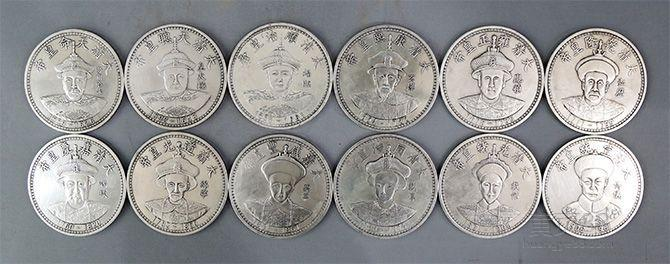
#> input picture opencv/circle_test.jpg, 670 x 264 px, found by its file name
$ python example19.py
#> lines starting #> are read from the running program, lines starting #| are printed output that depends on the picture; after the words box and inside, x2 and y2 are one past the last pixel; in counts of white or black regions, pixels touching at a corner belong together; long printed decimals are rounded
#> further down, src is the input picture: shape (264, 670, 3); mean B, G, R 147.7, 147.8, 148.5
# 圆检测
# 发现可能的圆心


'''

cv2.HoughCircles(image, method, dp, minDist[, circles[, param1[, param2[, minRadius[, maxRadius]]]]]) → circles
参数说明:
image- 8位，单通道，灰度输入图像。
circles- 找到的圆的输出向量。每个向量被编码为3元素的浮点向量 （x，y，半径）。
circle_storage - 在C函数中，这是一个将包含找到的圆的输出序列的内存存储。
method- 使用检测方法。目前，唯一实现的方法是 CV_HOUGH_GRADIENT，基本上是 21HT，在[Yuen90]中有描述 。
dp - 累加器分辨率与图像分辨率的反比。例如，如果 dp = 1，则累加器具有与输入图像相同的分辨率。如果 dp = 2，则累加器的宽度和高度都是一半。
minDist -检测到的圆的中心之间的最小距离。如果参数太小，除了真正的参数外，可能会错误地检测到多个邻居圈。如果太大，可能会错过一些圈子。
param1 - 第一个方法特定的参数。在CV_HOUGH_GRADIENT的情况下， 两个传递给Canny（）边缘检测器的阈值较高（较小的两个小于两倍）。
param2 - 第二种方法参数。在CV_HOUGH_GRADIENT的情况下
，它是检测阶段的圆心的累加器阈值。越小，可能会检测到越多的虚假圈子。首先返回对应于较大累加器值的圈子。
minRadius -最小圆半径。
maxRadius - 最大圆半径。
'''
import cv2 as cv
import numpy as np

def circle_detection(image):
    dst = cv.pyrMeanShiftFiltering(image, 6, 20)
    gray = cv.cvtColor(dst, cv.COLOR_BGR2GRAY)
    cv.imshow("gary",gray)
    circles = cv.HoughCircles(gray, cv.HOUGH_GRADIENT, 1, 100, param1=50, param2=40,minRadius=1, maxRadius=100)
#> circles = [[311.5, 124.5, 99.4], [411.5, 136.5, 95], [174.5, 73.5, 49.9], [177.5, 185.5, 49.9], [495.5, 79.5, 53.2], [597.5, 75.5, 47.6], [74.5, 88.5, 45.5], [565.5, 175.5, 49.9], [58.5, 188.5, 30.8], [272.5, 218.5, 17.7]]
    circles = np.uint16(np.around(circles))
#> circles = [[312, 124, 99], [412, 136, 95], [174, 74, 50], [178, 186, 50], [496, 80, 53], [598, 76, 48], [74, 88, 46], [566, 176, 50], [58, 188, 31], [272, 218, 18]]
    print(circles)
#| [[[312 124  99]
#|   [412 136  95]
#|   [174  74  50]
#|   [178 186  50]
#|   [496  80  53]
#|   [598  76  48]
#|   [ 74  88  46]
#|   [566 176  50]
#|   [ 58 188  31]
#|   [272 218  18]]]
    # 1是两个圆的最小距离，最后设为0表示不定义
    for i in circles[0, :, :]:
        cv.circle(image, (i[0], i[1]), i[2], (0, 0, 255), 2)
        cv.circle(image, (i[0], i[1]), 2, (255, 0, 0), 2)
#> this loop made 10 passes
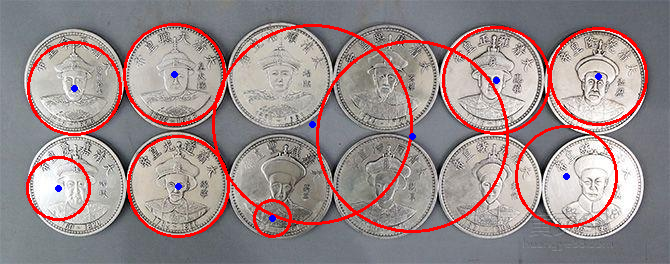
#> image: shape (264, 670, 3); 5.82% of pixels changed, all inside (x1, y1, x2, y2) = (26, 23, 648, 238)
    cv.imshow("circles", image)


# ----------------------------------
print("Hello to Opencv world")
src = cv.imread("F:\\pythonwork\\opencv\\circle_test.jpg")  # 地址
# cv.namedWindow("input image", cv.WINDOW_AUTOSIZE) # 窗口设置名称，自由尺寸
# cv.imshow("origin", src)
t1 = cv.getTickCount()

circle_detection(src)

t2 = cv.getTickCount()
print((t2 - t1) / cv.getTickFrequency() * 1000)
#| 1834.112
cv.waitKey(00)

cv.destroyAllWindows()

$ run again, with opencv/face1.jpg copied over opencv/circle_test.jpg
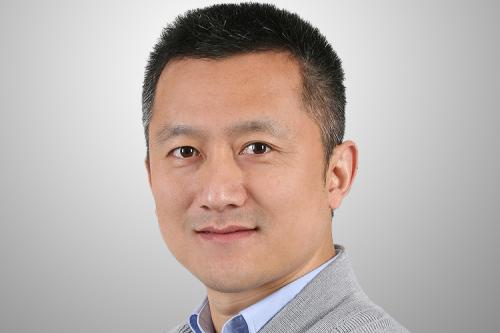
#> input picture opencv/face1.jpg, 500 x 333 px, found by its file name
#> src is the input picture: shape (333, 500, 3); mean B, G, R 169.2, 174.4, 186.7
#> in circle_detection, `gray = cv.cvtColor(dst, cv.COLOR_BGR2GRAY)`:
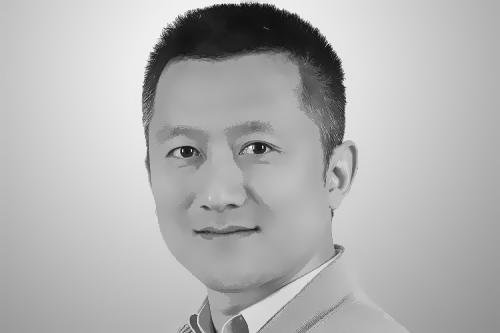
#> gray: shape (333, 500); min 1, max 249, mean 177.7
#> in circle_detection, `circles = cv.HoughCircles(gray, cv.HOUGH_GRADIENT, 1, 100, param1=50, ..`: circles = [[252.5, 139.5, 19.4]]
#> in circle_detection, `circles = np.uint16(np.around(circles))`: circles = [[252, 140, 19]]
#| [[[252 140  19]]]
#> the loop in circle_detection, `for i in circles[0, :, :]:` made 1 pass
#> after the loop in circle_detection, `for i in circles[0, :, :]:`:
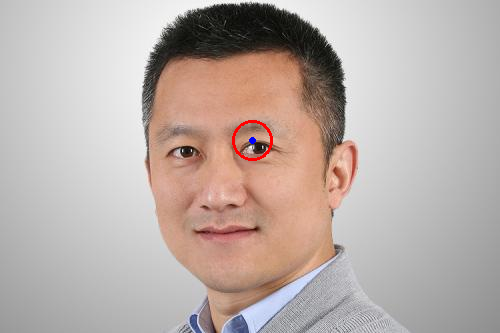
#> image: shape (333, 500, 3); 0.23% of pixels changed, all inside (x1, y1, x2, y2) = (232, 120, 273, 161)
#| 87.094
